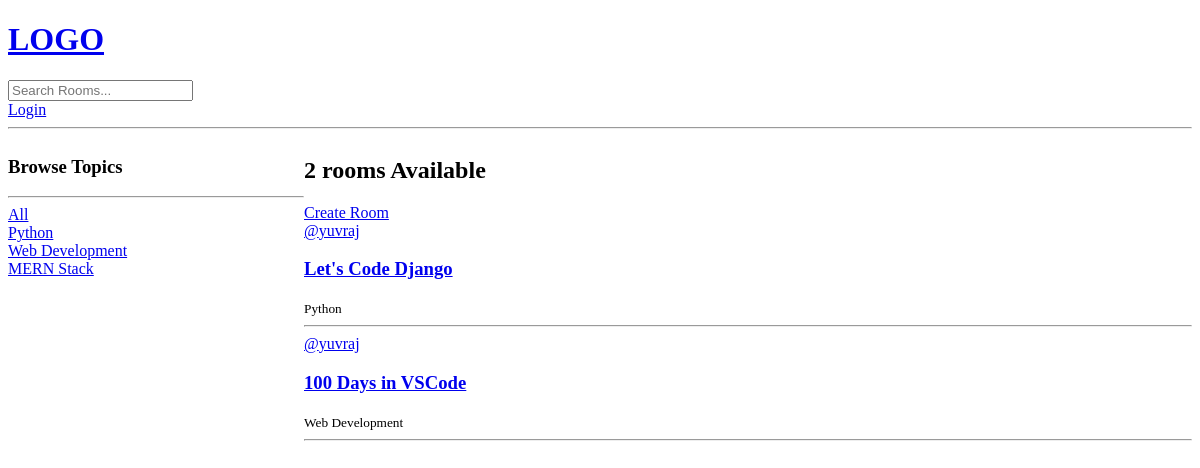
Before: / with the older database file.
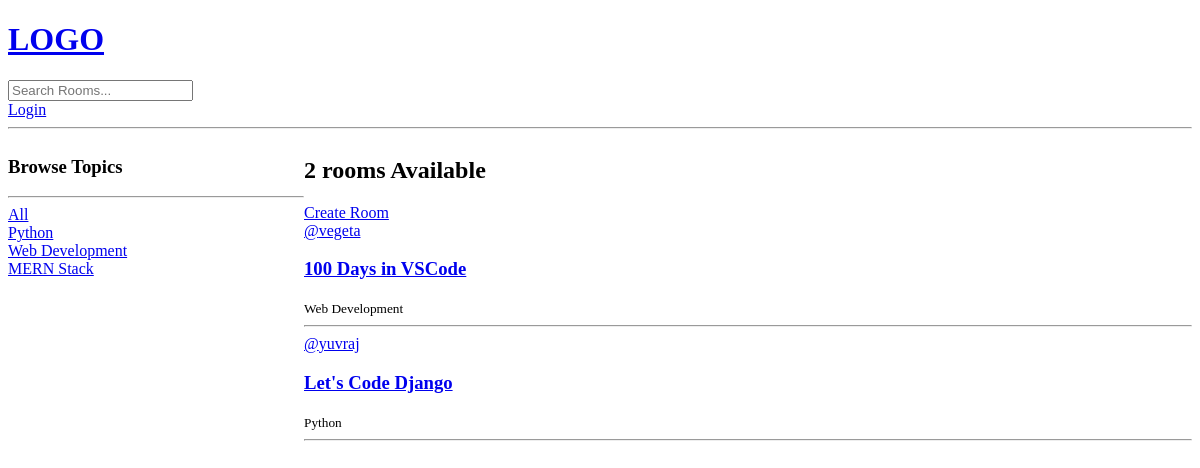
After: the same page with the newer database file.
### base/models.py (models this page shows, shortened)
class Topic(models.Model):
    name = models.CharField(max_length=100)

class Room(models.Model):
    host = models.ForeignKey(User, on_delete=models.SET_NULL, null=True)
    topic = models.ForeignKey(Topic, on_delete=models.SET_NULL, null=True)
    name = models.CharField(max_length=100)
    desc = models.TextField(max_length=250, null=True, blank=True)
    update = models.DateTimeField(auto_now=True)
    created = models.DateTimeField(auto_now_add=True)
    class Meta:
        ordering = ['-update', '-created']

### base/views.py (the view)
# urls.py: path('', views.Home, name="home"),
def Home(request):
    q = request.GET.get('q') if request.GET.get('q') != None else ''
    rooms = Room.objects.filter(Q(topic__name__icontains = q) | Q(name__icontains=q) | Q(desc__icontains=q))
    topics = Topic.objects.all()
    room_count = rooms.count()
    context = {'rooms' : rooms, 'topics' : topics, 'room_count' : room_count}
    return render(request, 'base/home.html', context)

### base/templates/base/home.html (shortened to what this page needs)
{% extends "layout.html" %}
{% block content %}
<div class = "home-container">
    <div>
        <h3> Browse Topics </h3>
        <hr>
        <div>
            <a href="{% url 'home' %}">All</a>
        </div>
        {% for topic in topics %}
            <div>
                <a href="{% url 'home' %}?q={{topic.name}}">{{topic.name}}</a>
            </div>
        {% endfor %}
    </div>
    <div>
        <h2>{{room_count}} rooms Available</h2>
        <a href="{% url 'create-room' %}">Create Room</a>
        <div>
            {% for room in rooms %}
                <div>
                    <span><a href="/"> @{{room.host.username}}</a></span>
                    <h3><a href="{% url 'room' room.id %}">  {{room.name}} </a></h3>
                    <small>{{room.topic.name}}</small>
                </div>
                <hr>
            {% endfor %}
        </div>
    </div>
</div>
{% endblock %}

### templates/layout.html (shortened to what this page needs)
<!DOCTYPE html>
<html>
    <head>
        <link rel="stylesheet" href="">
    </head>
    <body>
        {% include "navbar.html" %}
        {% block content %}
        {% endblock %}
    </body>
</html>

### templates/navbar.html
<div class="">
    <a href = "/">
        <h1> LOGO </h1>
    </a>
</div>
<form method="GET" action="{% url 'home' %}">
    <input type="text" name="q" placeholder="Search Rooms..." />
</form>
{% if request.user.is_authenticated %}
    <a href="{% url 'logout' %}"> Logout </a>
    <p>Hello {{request.user}}</p>
{% else %}
    <a href="{% url 'login' %}"> Login </a>
{% endif %}
<hr>

### base/templates/base/home.html (style rules this page uses)
.home-container { display: grid; grid-template-columns: 1fr 3fr; }

Changed rows visible on the page:
removed Room: host.username "yuvraj", name "100 Days in VSCode", topic.name "Web Development"
added Room: host.username "vegeta", name "100 Days in VSCode", topic.name "Web Development"
